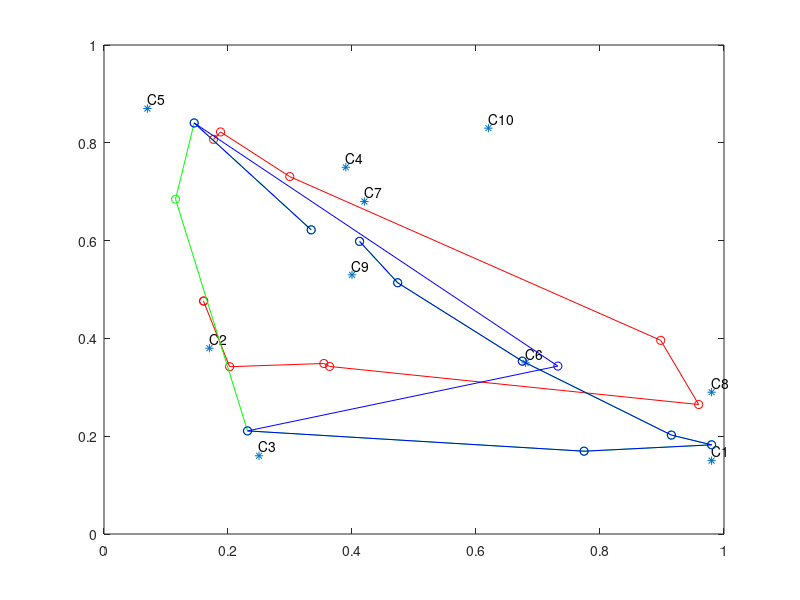
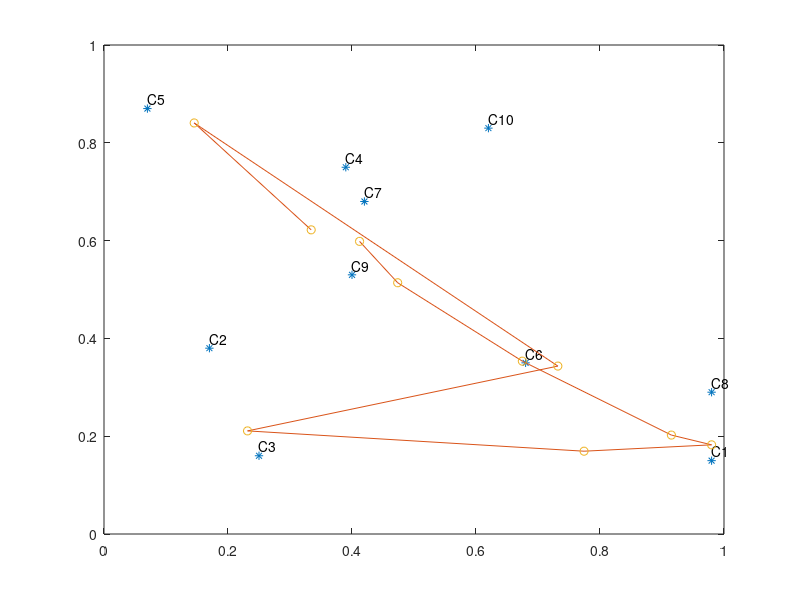

The MATLAB script that drew these images, in order:
%% TSP using SOM
x=[0.98 0.15;0.17 0.38;0.25 0.16;0.39 0.75;0.07 0.87;0.68 0.35;0.42 0.68;0.98 0.29;0.40 0.53;0.62 0.83];
y=[0.10 0.10;0.18 0.18;0.23 0.23;0.30 0.30;0.40 0.40;0.50 0.50;0.60 0.60;0.70 0.70;0.80 0.80;0.90 0.90];
z=[0.25 0.25;0.25 0.41;0.32 0.58;0.21 0.21;0.23 0.29;0.41 0.39;0.34 0.41;0.12 0.07;0.49 0.11;0.14 0.47];
r=rand(10,2);
array={x,y,z,r};

[SELECT, QUIT] = listdlg('PromptString', 'Choose a data set:', ...
    'ListString', {'Original','Aaron - 1','Aaron - 2','Random'}, 'SelectionMode', 'Single');
if ~QUIT 
    error('A set of points must be chosen for the program to run.')
end
x = array{SELECT};
% could be useful 
% RUNS = inputdlg('How many runs of the program? (1-100)', 'Trials');

figure('color', 'w')
plot(x(:,1),x(:,2),'*')
axis([0 1 0 1])
hold on;
text(x(1,1),x(1,2)+0.02,'C1')
text(x(2,1),x(2,2)+0.02,'C2')
text(x(3,1),x(3,2)+0.02,'C3')
text(x(4,1),x(4,2)+0.02,'C4')
text(x(5,1),x(5,2)+0.02,'C5')
text(x(6,1),x(6,2)+0.02,'C6')
text(x(7,1),x(7,2)+0.02,'C7')
text(x(8,1),x(8,2)+0.02,'C8')
text(x(9,1),x(9,2)+0.02,'C9')
text(x(10,1),x(10,2)+0.02,'C10')

%% neighborhood (+-2)
w=rand(10,2);
alpha=0.7; % 0.7 doing well
k=0;
diff=10;
while diff>0.1
    oldw=w; k=k+1;
    
    order=randperm(10);
      
    for i=1:10
        d=ones(10,1)*x(order(i),:)-w;
        d=(d(:,1).^2+d(:,2).^2).^0.5;
        [m1 m2]=min(d);
        if m2==1;
            w(1,:)=w(1,:)+alpha*(x(order(i),:)-w(1,:));
            w(2,:)=w(2,:)+alpha*(x(order(i),:)-w(2,:));
            w(3,:)=w(3,:)+alpha*(x(order(i),:)-w(3,:));
            w(10,:)=w(10,:)+alpha*(x(order(i),:)-w(10,:));
            w(9,:)=w(9,:)+alpha*(x(order(i),:)-w(9,:));
        elseif m2==2;
            w(1,:)=w(1,:)+alpha*(x(order(i),:)-w(1,:));
            w(2,:)=w(2,:)+alpha*(x(order(i),:)-w(2,:));
            w(3,:)=w(3,:)+alpha*(x(order(i),:)-w(3,:));
            w(4,:)=w(4,:)+alpha*(x(order(i),:)-w(4,:));
            w(10,:)=w(10,:)+alpha*(x(order(i),:)-w(10,:));
        elseif m2==9;
            w(7,:)=w(7,:)+alpha*(x(order(i),:)-w(7,:));
            w(8,:)=w(8,:)+alpha*(x(order(i),:)-w(8,:));
            w(9,:)=w(9,:)+alpha*(x(order(i),:)-w(9,:));
            w(10,:)=w(10,:)+alpha*(x(order(i),:)-w(10,:));
            w(1,:)=w(1,:)+alpha*(x(order(i),:)-w(1,:));
        elseif m2==10;
            w(8,:)=w(8,:)+alpha*(x(order(i),:)-w(8,:));
            w(9,:)=w(9,:)+alpha*(x(order(i),:)-w(9,:));
            w(10,:)=w(10,:)+alpha*(x(order(i),:)-w(10,:));
            w(1,:)=w(1,:)+alpha*(x(order(i),:)-w(1,:));
            w(2,:)=w(2,:)+alpha*(x(order(i),:)-w(2,:));
        else
            for d1=m2-2:m2+2
                w(d1,:)=w(d1,:)+alpha*(x(order(i),:)-w(d1,:));
            end
        end
    end
diff1(k)=norm(oldw-w);
diff=norm(oldw-w);
end

plot(w(:,1),w(:,2),'r')
plot(w(:,1),w(:,2),'ro')

%% neighborhood (+-1)

diff=10;
while diff>0.1
    oldw=w; k=k+1;
    
    order=randperm(10);
      
    for i=1:10
        d=ones(10,1)*x(order(i),:)-w;
        d=(d(:,1).^2+d(:,2).^2).^0.5;
        [m1 m2]=min(d);
        if m2==1;
            w(1,:)=w(1,:)+alpha*(x(order(i),:)-w(1,:));
            w(2,:)=w(2,:)+alpha*(x(order(i),:)-w(2,:));
            w(10,:)=w(10,:)+alpha*(x(order(i),:)-w(10,:));
        elseif m2==10;
            w(9,:)=w(9,:)+alpha*(x(order(i),:)-w(9,:));
            w(10,:)=w(10,:)+alpha*(x(order(i),:)-w(10,:));
            w(1,:)=w(1,:)+alpha*(x(order(i),:)-w(1,:));
        else
            for d1=m2-1:m2+1
                w(d1,:)=w(d1,:)+alpha*(x(order(i),:)-w(d1,:));
            end
        end
    end
diff1(k)=norm(oldw-w);
diff=norm(oldw-w);
end

plot(w(:,1),w(:,2),'g')
plot(w(:,1),w(:,2),'go')

%% neighborhood (0)

diff=10;
while diff>0.1
    oldw=w; k=k+1;
    
    order=randperm(10);
      
    for i=1:10
        d=ones(10,1)*x(order(i),:)-w;
        d=(d(:,1).^2+d(:,2).^2).^0.5;
        [m1 m2]=min(d);

        w(d1,:)=w(d1,:)+alpha*(x(order(i),:)-w(d1,:));

    end
diff1(k)=norm(oldw-w);
diff=norm(oldw-w);
end

plot(w(:,1),w(:,2),'b')
plot(w(:,1),w(:,2),'bo')

%% Final plot

figure('color','w');
plot(x(:,1),x(:,2),'*')
axis([0 1 0 1])
hold on;
text(x(1,1),x(1,2)+0.02,'C1')
text(x(2,1),x(2,2)+0.02,'C2')
text(x(3,1),x(3,2)+0.02,'C3')
text(x(4,1),x(4,2)+0.02,'C4')
text(x(5,1),x(5,2)+0.02,'C5')
text(x(6,1),x(6,2)+0.02,'C6')
text(x(7,1),x(7,2)+0.02,'C7')
text(x(8,1),x(8,2)+0.02,'C8')
text(x(9,1),x(9,2)+0.02,'C9')
text(x(10,1),x(10,2)+0.02,'C10')
plot(w(:,1),w(:,2))
plot(w(:,1),w(:,2),'o')

